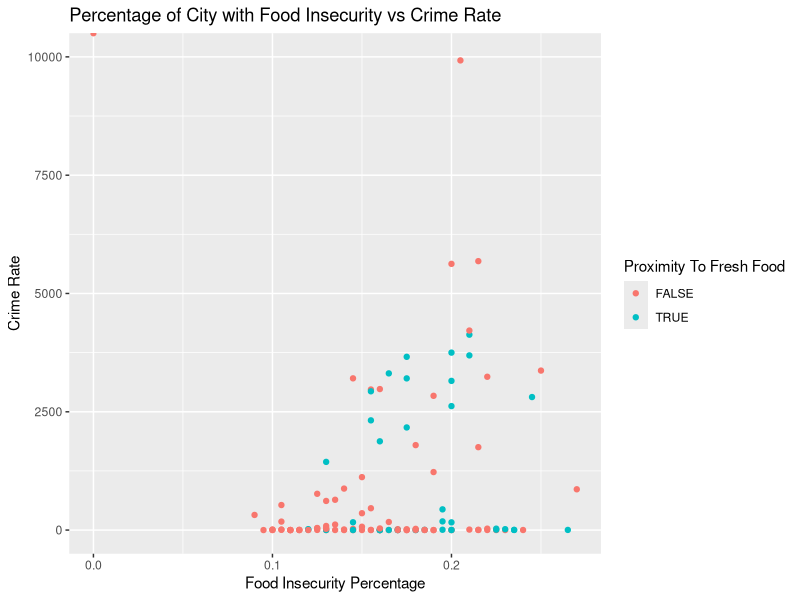
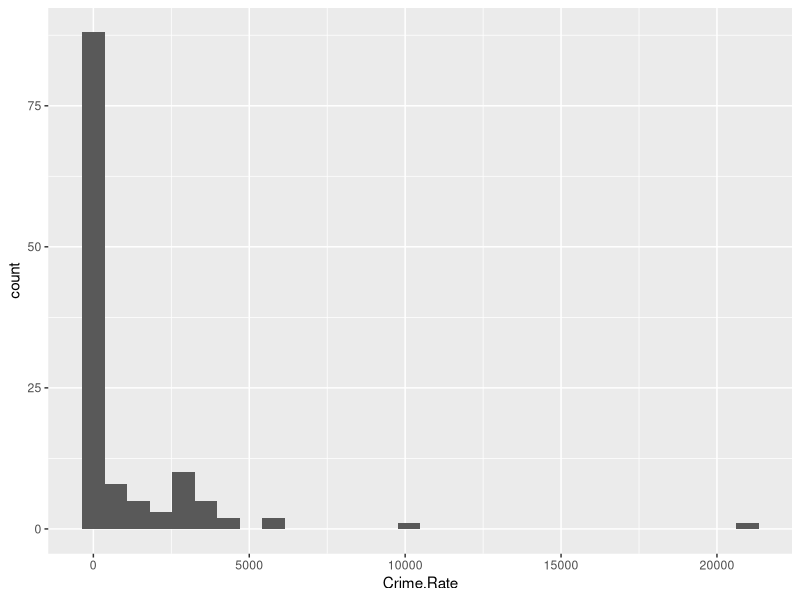
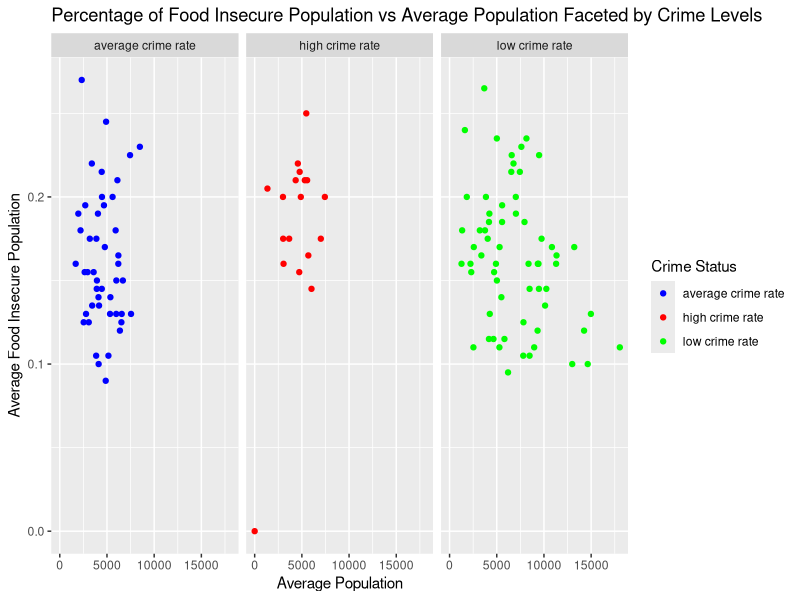

These charts were generated, in order, by the following R code:
## ---- chunk 1
#glimpse(final_DatasetNoNa)
# Load the readr package
library(readr)

library(ggplot2)
library(tidyr)
library(dplyr)
final_dataset <- read_csv('./final_DatasetNoNa.csv')
## ---- chunk 2
ggplot(final_dataset) + geom_point(aes(AvgFoodInsecurePctg, Crime.Rate, color=Proximity.to.Fresh.Food)) + xlab('Food Insecurity Percentage') + ylab('Crime Rate') + scale_y_continuous(limits = c(0, 10000)) + labs(color = 'Proximity To Fresh Food') + ggtitle('Percentage of City with Food Insecurity vs Crime Rate')
## ---- chunk 3
#glimpse(final_DatasetNoNa)
## ---- chunk 4
# View the distribution of crime rates
ggplot(final_dataset, aes(Crime.Rate)) + geom_histogram()

# Create Sorting Function
my_sort <-function(col){
  holder <- 0
  for (i in 1:length(col)){
    for (j in i: length(col)){
      if (col[i] > col[j]) {
        holder <- col[i]
        col[i] <- col[j]
        col[j] <- holder
      }
    }
  }
  return(col)
}

# Sort the final_DatasetNoNa$Crime.Rate vector
# Then, since its length is divisible by 3
# The first third of the sorted vector is considered low crime
# The next thrid is considered average crime
# THe last third is considered high crime

sorted_vec <- my_sort(final_dataset$Crime.Rate)
vec_length <- length(final_dataset$Crime.Rate)
small_crime_rate_cutoff <- final_dataset$Crime.Rate[vec_length / 3] # 42
normal_crime_rate_cutoff <- final_dataset$Crime.Rate[2 * (vec_length) / 3] # 84

# Will go entry by entry through the final_DatasetNoNa$Crime.Rate vector
# and will see if their crime rate belongs to either the first, middle, or
# last third of the sorted vector
# Then it will create a new vector where every entry will hold the label
# associated with its crime rate (i.e 'low crime rate, 'average crime rate',
# 'high crime rate')
create_classification_col <- function(col, small_cutoff, mid_cutoff) {
  new_col = c()
  for (i in 1:length(col)){
    if (col[i] <= small_crime_rate_cutoff) {
      new_col <- append(new_col, 'low crime rate')
    }
    else if(col[i] > small_crime_rate_cutoff && col[i] <= normal_crime_rate_cutoff){
      new_col <- append(new_col, 'average crime rate')
    }
    else {
      new_col <- append(new_col, 'high crime rate')
    }
  }
  return(new_col)
}
# Then this vector is stored in the crime_classification variable which is added as a new column to the original data and stored in the
# austin_data variable
crime_classification <- create_classification_col(col = final_dataset$Crime.Rate, small_cutoff = small_crime_rate_cutoff, mid_cutoff = normal_crime_rate_cutoff)

austin_data <- final_dataset %>% mutate(Crime.Rate.Levels = crime_classification)
## ---- chunk 5
#glimpse(austin_data)
## ---- chunk 6
ggplot(austin_data, aes(AvgPopulation, AvgFoodInsecurePctg, color=Crime.Rate.Levels)) + geom_point() + facet_wrap(~Crime.Rate.Levels) + scale_color_manual(values=c('blue', 'red', 'green')) + labs(color ='Crime Status') + ylab('Average Food Insecure Population') +  xlab('Average Population') + ggtitle('Percentage of Food Insecure Population vs Average Population Faceted by Crime Levels')
